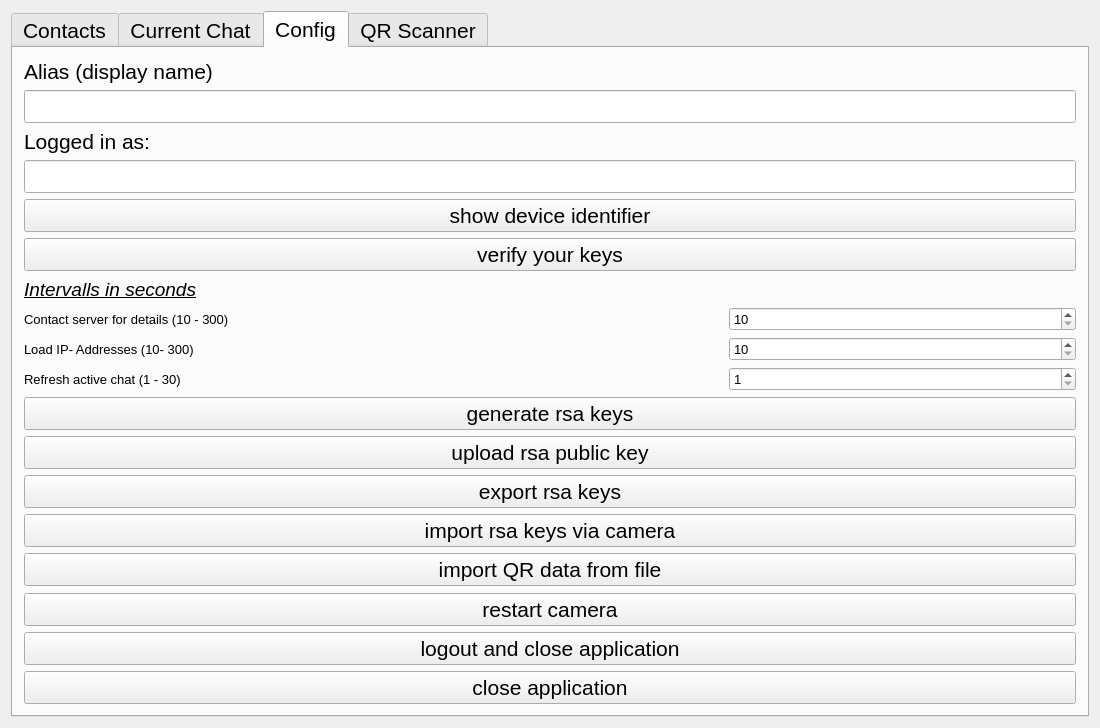
<?xml version="1.0" encoding="UTF-8"?>
<ui version="4.0">
 <class>MainWindow</class>
 <widget class="QMainWindow" name="MainWindow">
  <property name="geometry">
   <rect>
    <x>0</x>
    <y>0</y>
    <width>1100</width>
    <height>700</height>
   </rect>
  </property>
  <property name="sizePolicy">
   <sizepolicy hsizetype="Expanding" vsizetype="Expanding">
    <horstretch>0</horstretch>
    <verstretch>0</verstretch>
   </sizepolicy>
  </property>
  <property name="windowTitle">
   <string>MainWindow</string>
  </property>
  <widget class="QWidget" name="centralWidget">
   <property name="sizePolicy">
    <sizepolicy hsizetype="Expanding" vsizetype="Expanding">
     <horstretch>0</horstretch>
     <verstretch>0</verstretch>
    </sizepolicy>
   </property>
   <property name="font">
    <font>
     <pointsize>16</pointsize>
    </font>
   </property>
   <property name="layoutDirection">
    <enum>Qt::LeftToRight</enum>
   </property>
   <property name="autoFillBackground">
    <bool>false</bool>
   </property>
   <layout class="QGridLayout" name="gridLayout">
    <item row="0" column="0">
     <widget class="QTabWidget" name="mainWindowTabs">
      <property name="sizePolicy">
       <sizepolicy hsizetype="Expanding" vsizetype="Expanding">
        <horstretch>0</horstretch>
        <verstretch>0</verstretch>
       </sizepolicy>
      </property>
      <property name="font">
       <font>
        <pointsize>16</pointsize>
       </font>
      </property>
      <property name="contextMenuPolicy">
       <enum>Qt::DefaultContextMenu</enum>
      </property>
      <property name="layoutDirection">
       <enum>Qt::LeftToRight</enum>
      </property>
      <property name="autoFillBackground">
       <bool>false</bool>
      </property>
      <property name="currentIndex">
       <number>2</number>
      </property>
      <widget class="QWidget" name="tabContacts">
       <property name="sizePolicy">
        <sizepolicy hsizetype="Expanding" vsizetype="Expanding">
         <horstretch>0</horstretch>
         <verstretch>0</verstretch>
        </sizepolicy>
       </property>
       <attribute name="title">
        <string>Contacts</string>
       </attribute>
       <layout class="QGridLayout" name="gridLayout_3">
        <item row="0" column="2">
         <widget class="QPushButton" name="exportMyContactDataBtn">
          <property name="sizePolicy">
           <sizepolicy hsizetype="Expanding" vsizetype="Fixed">
            <horstretch>0</horstretch>
            <verstretch>0</verstretch>
           </sizepolicy>
          </property>
          <property name="minimumSize">
           <size>
            <width>0</width>
            <height>0</height>
           </size>
          </property>
          <property name="maximumSize">
           <size>
            <width>16777215</width>
            <height>16777215</height>
           </size>
          </property>
          <property name="font">
           <font>
            <pointsize>18</pointsize>
            <weight>75</weight>
            <bold>true</bold>
           </font>
          </property>
          <property name="text">
           <string>export my data</string>
          </property>
         </widget>
        </item>
        <item row="3" column="2">
         <widget class="QPushButton" name="addUserDeleteInputBtn">
          <property name="text">
           <string>Delete input</string>
          </property>
         </widget>
        </item>
        <item row="7" column="0" colspan="3">
         <widget class="QTextEdit" name="addUserUsernameInput">
          <property name="maximumSize">
           <size>
            <width>16777215</width>
            <height>100</height>
           </size>
          </property>
          <property name="placeholderText">
           <string>Username (server identity)</string>
          </property>
         </widget>
        </item>
        <item row="0" column="0">
         <widget class="QPushButton" name="importContactBtn">
          <property name="sizePolicy">
           <sizepolicy hsizetype="Expanding" vsizetype="Fixed">
            <horstretch>0</horstretch>
            <verstretch>0</verstretch>
           </sizepolicy>
          </property>
          <property name="minimumSize">
           <size>
            <width>0</width>
            <height>0</height>
           </size>
          </property>
          <property name="maximumSize">
           <size>
            <width>16777215</width>
            <height>16777215</height>
           </size>
          </property>
          <property name="font">
           <font>
            <pointsize>18</pointsize>
            <weight>75</weight>
            <bold>true</bold>
           </font>
          </property>
          <property name="text">
           <string>import contact</string>
          </property>
         </widget>
        </item>
        <item row="8" column="0" colspan="3">
         <widget class="QTextEdit" name="addUserRsaKeyInput">
          <property name="enabled">
           <bool>true</bool>
          </property>
          <property name="maximumSize">
           <size>
            <width>16777215</width>
            <height>300</height>
           </size>
          </property>
          <property name="readOnly">
           <bool>true</bool>
          </property>
          <property name="placeholderText">
           <string>(Rsa Public Key)</string>
          </property>
         </widget>
        </item>
        <item row="3" column="0">
         <widget class="QLabel" name="addUserLabel">
          <property name="font">
           <font>
            <pointsize>20</pointsize>
           </font>
          </property>
          <property name="text">
           <string>Add new contact</string>
          </property>
         </widget>
        </item>
        <item row="6" column="0" colspan="3">
         <widget class="QTextEdit" name="addUserAliasInput">
          <property name="maximumSize">
           <size>
            <width>16777215</width>
            <height>100</height>
           </size>
          </property>
          <property name="placeholderText">
           <string>Alias (only known to you (optional))</string>
          </property>
         </widget>
        </item>
        <item row="2" column="0" colspan="3">
         <widget class="QListWidget" name="knownUsersList">
          <property name="font">
           <font>
            <pointsize>24</pointsize>
           </font>
          </property>
         </widget>
        </item>
        <item row="0" column="1">
         <spacer name="horizontalSpacer">
          <property name="orientation">
           <enum>Qt::Horizontal</enum>
          </property>
          <property name="sizeHint" stdset="0">
           <size>
            <width>40</width>
            <height>20</height>
           </size>
          </property>
         </spacer>
        </item>
        <item row="9" column="0" colspan="3">
         <widget class="QPushButton" name="addUserBtn">
          <property name="text">
           <string>Add contact to contacts list</string>
          </property>
         </widget>
        </item>
        <item row="1" column="0" colspan="3">
         <widget class="QPushButton" name="editContactsBtn">
          <property name="font">
           <font>
            <pointsize>20</pointsize>
            <weight>75</weight>
            <bold>true</bold>
           </font>
          </property>
          <property name="text">
           <string>edit contacts</string>
          </property>
         </widget>
        </item>
       </layout>
      </widget>
      <widget class="QWidget" name="tabCurrentChat">
       <property name="sizePolicy">
        <sizepolicy hsizetype="Expanding" vsizetype="Expanding">
         <horstretch>0</horstretch>
         <verstretch>0</verstretch>
        </sizepolicy>
       </property>
       <attribute name="title">
        <string>Current Chat</string>
       </attribute>
       <layout class="QGridLayout" name="gridLayout_2">
        <item row="0" column="0" colspan="2">
         <widget class="QComboBox" name="chatReceiver">
          <property name="minimumSize">
           <size>
            <width>0</width>
            <height>50</height>
           </size>
          </property>
         </widget>
        </item>
        <item row="3" column="0" colspan="2">
         <widget class="QTextBrowser" name="chatHistory">
          <property name="autoFormatting">
           <set>QTextEdit::AutoNone</set>
          </property>
          <property name="html">
           <string>&lt;!DOCTYPE HTML PUBLIC &quot;-//W3C//DTD HTML 4.0//EN&quot; &quot;http://www.w3.org/TR/REC-html40/strict.dtd&quot;&gt;
&lt;html&gt;&lt;head&gt;&lt;meta name=&quot;qrichtext&quot; content=&quot;1&quot; /&gt;&lt;style type=&quot;text/css&quot;&gt;
p, li { white-space: pre-wrap; }
&lt;/style&gt;&lt;/head&gt;&lt;body style=&quot; font-family:'MS Shell Dlg 2'; font-size:16pt; font-weight:400; font-style:normal;&quot;&gt;
&lt;p style=&quot;-qt-paragraph-type:empty; margin-top:0px; margin-bottom:0px; margin-left:0px; margin-right:0px; -qt-block-indent:0; text-indent:0px;&quot;&gt;&lt;br /&gt;&lt;/p&gt;&lt;/body&gt;&lt;/html&gt;</string>
          </property>
          <property name="textInteractionFlags">
           <set>Qt::LinksAccessibleByKeyboard|Qt::LinksAccessibleByMouse|Qt::TextBrowserInteraction|Qt::TextSelectableByKeyboard|Qt::TextSelectableByMouse</set>
          </property>
         </widget>
        </item>
        <item row="14" column="0" colspan="2">
         <widget class="QTextEdit" name="messageBox">
          <property name="maximumSize">
           <size>
            <width>16777215</width>
            <height>150</height>
           </size>
          </property>
          <property name="placeholderText">
           <string>(message)</string>
          </property>
         </widget>
        </item>
        <item row="12" column="1">
         <widget class="QPushButton" name="sendBtn">
          <property name="text">
           <string>Send message</string>
          </property>
         </widget>
        </item>
        <item row="12" column="0">
         <widget class="QPushButton" name="sendFileBtn">
          <property name="text">
           <string>Send file</string>
          </property>
         </widget>
        </item>
        <item row="4" column="0" colspan="2">
         <widget class="QCheckBox" name="saveMessageOnServer">
          <property name="text">
           <string>transmit message to server</string>
          </property>
          <property name="checked">
           <bool>true</bool>
          </property>
         </widget>
        </item>
        <item row="1" column="0" rowspan="2" colspan="2">
         <widget class="QLabel" name="feedBackLabel">
          <property name="font">
           <font>
            <pointsize>18</pointsize>
            <weight>75</weight>
            <bold>true</bold>
           </font>
          </property>
          <property name="text">
           <string/>
          </property>
          <property name="alignment">
           <set>Qt::AlignCenter</set>
          </property>
         </widget>
        </item>
       </layout>
      </widget>
      <widget class="QWidget" name="tabConfig">
       <property name="sizePolicy">
        <sizepolicy hsizetype="Expanding" vsizetype="Expanding">
         <horstretch>0</horstretch>
         <verstretch>0</verstretch>
        </sizepolicy>
       </property>
       <attribute name="title">
        <string>Config</string>
       </attribute>
       <layout class="QGridLayout" name="gridLayout_4">
        <item row="16" column="0" colspan="3">
         <widget class="QPushButton" name="importRSAKEysBtn">
          <property name="text">
           <string>import rsa keys via camera</string>
          </property>
         </widget>
        </item>
        <item row="3" column="0" colspan="2">
         <widget class="QLabel" name="usernameLabel">
          <property name="font">
           <font>
            <pointsize>16</pointsize>
           </font>
          </property>
          <property name="text">
           <string>Logged in as:</string>
          </property>
         </widget>
        </item>
        <item row="13" column="0" colspan="3">
         <widget class="QPushButton" name="generateRSAKeysBtn">
          <property name="text">
           <string>generate rsa keys</string>
          </property>
         </widget>
        </item>
        <item row="8" column="0">
         <widget class="QLabel" name="intervallHeadline">
          <property name="font">
           <font>
            <pointsize>14</pointsize>
            <italic>true</italic>
            <underline>true</underline>
           </font>
          </property>
          <property name="text">
           <string>Intervalls in seconds</string>
          </property>
         </widget>
        </item>
        <item row="11" column="2">
         <widget class="QSpinBox" name="refreshActiveChatSpinBox">
          <property name="font">
           <font>
            <pointsize>10</pointsize>
           </font>
          </property>
          <property name="minimum">
           <number>1</number>
          </property>
          <property name="maximum">
           <number>30</number>
          </property>
         </widget>
        </item>
        <item row="21" column="0" colspan="3">
         <widget class="QPushButton" name="cameraRestartBtn">
          <property name="text">
           <string>restart camera</string>
          </property>
         </widget>
        </item>
        <item row="11" column="0">
         <widget class="QLabel" name="refreshActiveChatLabel">
          <property name="font">
           <font>
            <pointsize>10</pointsize>
           </font>
          </property>
          <property name="text">
           <string>Refresh active chat (1 - 30)</string>
          </property>
         </widget>
        </item>
        <item row="12" column="0">
         <spacer name="verticalSpacer_3">
          <property name="orientation">
           <enum>Qt::Vertical</enum>
          </property>
          <property name="sizeHint" stdset="0">
           <size>
            <width>20</width>
            <height>40</height>
           </size>
          </property>
         </spacer>
        </item>
        <item row="14" column="0" colspan="3">
         <widget class="QPushButton" name="uploadRSAPubKeyBtn">
          <property name="text">
           <string>upload rsa public key</string>
          </property>
         </widget>
        </item>
        <item row="9" column="2">
         <widget class="QSpinBox" name="hbSpinBox">
          <property name="font">
           <font>
            <pointsize>10</pointsize>
           </font>
          </property>
          <property name="minimum">
           <number>10</number>
          </property>
          <property name="maximum">
           <number>300</number>
          </property>
         </widget>
        </item>
        <item row="9" column="0" colspan="2">
         <widget class="QLabel" name="hbIntervallLabel">
          <property name="font">
           <font>
            <pointsize>10</pointsize>
           </font>
          </property>
          <property name="text">
           <string>Contact server for details (10 - 300)</string>
          </property>
         </widget>
        </item>
        <item row="5" column="0" colspan="3">
         <widget class="QPushButton" name="showDeviceIdentifierBtn">
          <property name="text">
           <string>show device identifier</string>
          </property>
         </widget>
        </item>
        <item row="10" column="2">
         <widget class="QSpinBox" name="ipSpinBox">
          <property name="font">
           <font>
            <pointsize>10</pointsize>
           </font>
          </property>
          <property name="minimum">
           <number>10</number>
          </property>
          <property name="maximum">
           <number>300</number>
          </property>
         </widget>
        </item>
        <item row="10" column="0">
         <widget class="QLabel" name="ipLabel">
          <property name="font">
           <font>
            <pointsize>10</pointsize>
           </font>
          </property>
          <property name="text">
           <string>Load IP- Addresses (10- 300)</string>
          </property>
         </widget>
        </item>
        <item row="2" column="0" colspan="3">
         <widget class="QLineEdit" name="alias">
          <property name="font">
           <font>
            <pointsize>16</pointsize>
           </font>
          </property>
          <property name="text">
           <string/>
          </property>
          <property name="maxLength">
           <number>16</number>
          </property>
          <property name="echoMode">
           <enum>QLineEdit::Normal</enum>
          </property>
         </widget>
        </item>
        <item row="1" column="0" colspan="2">
         <widget class="QLabel" name="aliasLabel">
          <property name="font">
           <font>
            <pointsize>16</pointsize>
           </font>
          </property>
          <property name="text">
           <string>Alias (display name)</string>
          </property>
         </widget>
        </item>
        <item row="17" column="0" colspan="3">
         <widget class="QPushButton" name="importRSAKeysFromFile">
          <property name="text">
           <string>import QR data from file</string>
          </property>
         </widget>
        </item>
        <item row="7" column="0">
         <spacer name="verticalSpacer_2">
          <property name="orientation">
           <enum>Qt::Vertical</enum>
          </property>
          <property name="sizeHint" stdset="0">
           <size>
            <width>20</width>
            <height>40</height>
           </size>
          </property>
         </spacer>
        </item>
        <item row="22" column="0" colspan="3">
         <widget class="QPushButton" name="logoutAndCloseBtn">
          <property name="text">
           <string>logout and close application</string>
          </property>
         </widget>
        </item>
        <item row="19" column="1">
         <spacer name="verticalSpacer">
          <property name="orientation">
           <enum>Qt::Vertical</enum>
          </property>
          <property name="sizeHint" stdset="0">
           <size>
            <width>20</width>
            <height>40</height>
           </size>
          </property>
         </spacer>
        </item>
        <item row="15" column="0" colspan="3">
         <widget class="QPushButton" name="exportRSAKeysBtn">
          <property name="text">
           <string>export rsa keys</string>
          </property>
         </widget>
        </item>
        <item row="4" column="0" colspan="3">
         <widget class="QLineEdit" name="username">
          <property name="font">
           <font>
            <pointsize>16</pointsize>
           </font>
          </property>
          <property name="text">
           <string/>
          </property>
          <property name="echoMode">
           <enum>QLineEdit::Normal</enum>
          </property>
          <property name="readOnly">
           <bool>true</bool>
          </property>
         </widget>
        </item>
        <item row="23" column="0" colspan="3">
         <widget class="QPushButton" name="CloseApplication">
          <property name="text">
           <string>close application</string>
          </property>
         </widget>
        </item>
        <item row="6" column="0" colspan="3">
         <widget class="QPushButton" name="verifyPublicKeyBtn">
          <property name="text">
           <string>verify your keys</string>
          </property>
         </widget>
        </item>
       </layout>
      </widget>
      <widget class="QWidget" name="tabQRImport">
       <property name="sizePolicy">
        <sizepolicy hsizetype="Expanding" vsizetype="Expanding">
         <horstretch>0</horstretch>
         <verstretch>0</verstretch>
        </sizepolicy>
       </property>
       <attribute name="title">
        <string>QR Scanner</string>
       </attribute>
      </widget>
     </widget>
    </item>
   </layout>
  </widget>
 </widget>
 <layoutdefault spacing="6" margin="11"/>
 <resources/>
 <connections/>
</ui>
